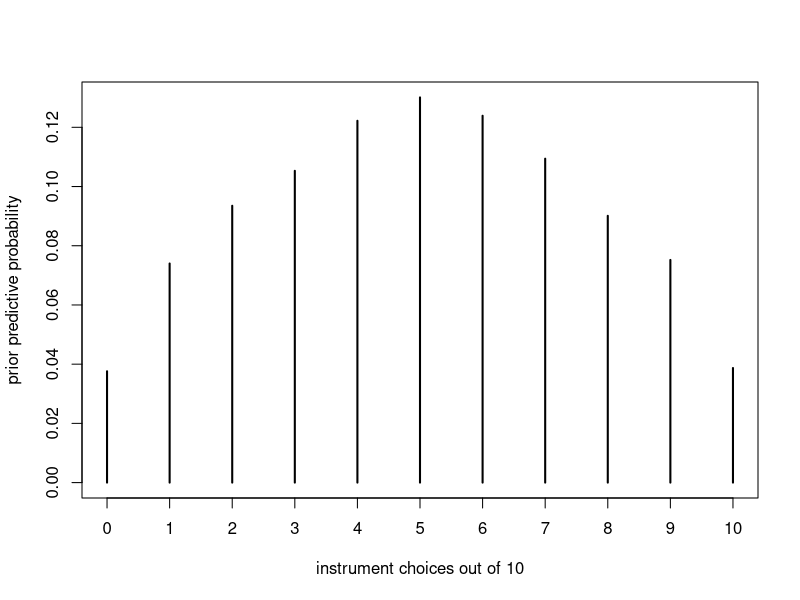

Reproduce this figure in R.
## ---- chunk 1
#| label: prior-predictive-ambiguity
#| echo: true
set.seed(414)

pi_prior <- rbeta(10000, shape1 = 2, shape2 = 2)
y_prior <- rbinom(10000, size = 10, prob = pi_prior)

plot(prop.table(table(y_prior)),
     xlab = "instrument choices out of 10",
     ylab = "prior predictive probability")
## ---- chunk 2
#| label: summarize-prior-predictive
#| echo: true
quantile(y_prior, c(.025, .25, .5, .75, .975))
mean(y_prior == 0 | y_prior == 10)
## ---- chunk 3
#| label: compare-prior-predictive-counts
#| echo: true
set.seed(414)

simulate_prior_counts <- function(alpha, beta, draws = 10000) {
  pi_draw <- rbeta(draws, alpha, beta)
  rbinom(draws, size = 10, prob = pi_draw)
}

y_moderate <- simulate_prior_counts(2, 2)
y_concentrated <- simulate_prior_counts(20, 20)
y_boundary <- simulate_prior_counts(.5, .5)

rbind(
  moderate = quantile(y_moderate, c(.05, .50, .95)),
  concentrated = quantile(y_concentrated, c(.05, .50, .95)),
  boundary = quantile(y_boundary, c(.05, .50, .95))
)
